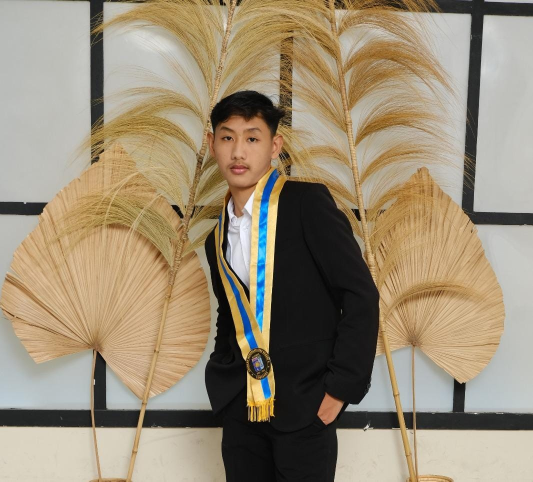
#> input picture images/aditya.jpg, 1066 x 963 px (shown at 1/2 size)
$ python -i project.py   (imports and definitions only)   (older library calls are emulated)
#> lines starting #> are read from the running program, lines starting #| are printed output that depends on the picture; after the words box and inside, x2 and y2 are one past the last pixel; in counts of white or black regions, pixels touching at a corner belong together
#> further down, picture is the input picture: shape (963, 1066, 3); mean B, G, R 118.1, 140.9, 154.5
import streamlit as st
import numpy as np
import cv2
from PIL import Image
import matplotlib
# [1 line not run here, left out]
import matplotlib.pyplot as plt
import os
from io import BytesIO
import base64

# ===================== CONFIG & THEME =====================

# [5 lines not run here, left out]

# ---------- VIDEO BACKGROUND (HTML langsung) ----------
# [35 lines left out: function set_video_background, not called in this run]

# [1 line not run here, left out]

# ----- Initialize Session State -----
# [2 lines that did not run here, left out]
# [2 lines that did not run here, left out]
if "original_img" not in st.session_state:
    st.session_state.original_img = None
# [2 lines that did not run here, left out]
# [2 lines that did not run here, left out]
# [2 lines that did not run here, left out]

# ===================== TRANSLATIONS =====================

translations = {
    "id": {
        "title": "🧮 Transformasi Matriks dalam Pengolahan Gambar",
        "subtitle": "📌 Demo interaktif transformasi matriks 2D dan filtering Gambar",
        "app_goal": "🎯 **Tujuan Aplikasi**",
        "app_goal_content": "Aplikasi ini bertujuan untuk memberikan pemahaman visual tentang bagaimana transformasi matriks dan operasi filtering bekerja dalam pengolahan gambar digital melalui demo interaktif.",
        "matrix_concept": "🧊 **Konsep Transformasi Matriks 2D**",
        "matrix_concept_content": "Gambar 2D direpresentasikan sebagai kumpulan titik (x, y). Transformasi linear seperti translasi, scaling, rotasi, shearing, dan refleksi dapat diwujudkan melalui perkalian matriks.",
        "filter_concept": "📐 **Konsep Filtering Gambar**",
        "filter_concept_content": "Filtering menggunakan kernel konvolusi yang digeser pada gambar untuk menghasilkan efek seperti blur, sharpen, atau deteksi tepi melalui operasi matematika pixel-per-pixel.",
        "interactive_concept": "🕹️ **Mengapa Interaktif?**",
        "interactive_concept_content": "Interaktivitas memungkinkan pengguna langsung melihat efek parameter perubahan, membuat konsep matematika lebih intuitif dan mudah dipahami.",
        "quick_concepts": "📖 **Konsep Singkat**",
        "quick_concepts_text": "- 🔁 Transformasi 2D: Ubah posisi pixel\n- 🧮 Konvolusi: Kernel geser untuk filtering\n- 🎯 Interaktif: Lihat perubahan langsung",
        "upload_explanation_title": "📸 **Panduan Unggah Gambar**",
        "upload_explanation_text": "1. Klik tombol 'Unggah gambar' di bawah\n2. Pilih file gambar (PNG/JPG/JPEG)\n3. Tunggu hingga gambar ditampilkan\n4. Gunakan alat processing sesuai kebutuhan",
        "upload_title": "🖼️ **Unggah Gambar**",
        "upload_label": "📤 Klik untuk mengunggah gambar (PNG/JPG/JPEG)",
        "upload_success": "✅ Gambar berhasil diunggah!",
        "upload_preview": "🖼️ Pratinjau Gambar Asli",
        "upload_info": "⬆️ Silakan unggah gambar terlebih dahulu untuk menggunakan alat di bawah ini.",
        "tools_title": "🛠️ **Alat Pengolahan Gambar**",
        "tools_subtitle": "🎛️ Pilih transformasi atau filter untuk memulai",
        "geo_title": "🔁 **Transformasi Geometri**",
        "geo_desc": "Ubah posisi, ukuran, dan orientasi pixel menggunakan operasi matriks linear.",
        "btn_translation": "↔️ Translasi",
        "btn_scaling": "📏 Scaling",
        "btn_rotation": "🔄 Rotasi",
        "btn_shearing": "📐 Shearing",
        "btn_reflection": "🪞 Refleksi",
        "geo_info": "🔔 Silakan unggah gambar terlebih dahulu untuk mencoba transformasi.",
        "trans_settings": "↔️ **Pengaturan Translasi**",
        "trans_dx": "dx (pergeseran horizontal)",
        "trans_dy": "dy (pergeseran vertikal)",
        "btn_apply": "Terapkan",
        "trans_result": "**Hasil Translasi**",
        "scale_settings": "📏 **Pengaturan Scaling**",
        "scale_x": "Skala X",
        "scale_y": "Skala Y",
        "scale_result": "**Hasil Scaling**",
        "rot_settings": "🔄 **Pengaturan Rotasi**",
        "rot_angle": "Sudut rotasi (derajat)",
        "rot_result": "**Hasil Rotasi**",
        "shear_settings": "📐 **Pengaturan Shearing**",
        "shear_x": "Faktor shear X",
        "shear_y": "Faktor shear Y",
        "shear_result": "**Hasil Shearing**",
        "refl_settings": "🪞 **Pengaturan Refleksi**",
        "refl_axis": "Sumbu refleksi",
        "refl_result": "**Hasil Refleksi**",
        "hist_title": "📊 **Histogram Gambar**",
        "hist_desc": "Analisis distribusi intensitas pixel untuk optimasi brightness dan kontras.",
        "btn_histogram": "Tampilkan Histogram 📈",
        "hist_warning": "Silakan unggah gambar terlebih dahulu untuk menampilkan histogram.",
        "filter_title": "🧮 **Filtering Gambar**",
        "filter_desc": "Modifikasi nilai pixel melalui konvolusi untuk berbagai efek visual.",
        "btn_blur": "🔲 Blur",
        "btn_sharpen": "✨ Sharpen",
        "btn_background": "🎯 Background",
        "btn_grayscale": "⚫ Grayscale",
        "btn_edge": "🔍 Edge",
        "btn_brightness": "☀️ Brightness",
        "filter_info": "🔔 Silakan unggah gambar terlebih dahulu untuk menggunakan filter.",
        "blur_settings": "🔲 **Pengaturan Filter Blur**",
        "blur_kernel": "Ukuran kernel",
        "blur_result": "**Hasil Blur**",
        "sharpen_settings": "✨ **Pengaturan Filter Sharpen**",
        "sharpen_desc": "Tingkatkan detail dan tepi pada gambar.",
        "sharpen_result": "**Hasil Sharpen**",
        "bg_settings": "🎯 **Pengaturan Penghapusan Background**",
        "bg_method": "Metode",
        "bg_result": "**Hasil Penghapusan Background**",
        "gray_settings": "⚫ **Pengaturan Konversi Grayscale**",
        "gray_desc": "Konversi gambar ke grayscale (hitam putih).",
        "gray_result": "**Hasil Grayscale**",
        "edge_settings": "🔍 **Pengaturan Deteksi Tepi**",
        "edge_method": "Metode edge",
        "edge_result": "**Gambar Edge**",
        "bright_settings": "☀️ **Pengaturan Brightness & Kontras**",
        "bright_brightness": "Brightness",
        "bright_contrast": "Kontras",
        "bright_result": "**Hasil Brightness/Kontras**",
        "team_title": "👥 **Anggota Tim**",
        "team_subtitle": "Kelompok 5 – Anggota dan Peran",
        "team_sid": "NIM",
        "team_role": "Peran",
        "team_contribution": "Kontribusi",
        "team_group": "Kelompok",
        "axis_x": "Sumbu-X",
        "axis_y": "Sumbu-Y",
        "axis_diag": "Diagonal",
        "dark_mode": "Mode Gelap",
        "light_mode": "Mode Terang",
        "menu_tools": "🛠️ Alat Processing",
        "menu_team": "👥 Tim Kami",
    },
    "en": {
        "title": "🧮 Matrix Transformations in Image Processing",
        "subtitle": "📌 Interactive demo of 2D matrix transformations and image filtering",
        "app_goal": "🎯 **Application Goal**",
        "app_goal_content": "This application aims to provide visual understanding of how matrix transformations and filtering operations work in digital image processing through interactive demonstrations.",
        "matrix_concept": "🧊 **2D Matrix Transformation Concept**",
        "matrix_concept_content": "2D images are represented as sets of points (x, y). Linear transformations like translation, scaling, rotation, shearing, and reflection can be achieved through matrix multiplication.",
        "filter_concept": "📐 **Image Filtering Concept**",
        "filter_concept_content": "Filtering uses convolution kernels that slide over the image to produce effects like blur, sharpen, or edge detection through pixel-by-pixel mathematical operations.",
        "interactive_concept": "🕹️ **Why Interactive?**",
        "interactive_concept_content": "Interactivity allows users to directly see the effects of parameter changes, making mathematical concepts more intuitive and easier to understand.",
        "quick_concepts": "📖 **Quick Concepts**",
        "quick_concepts_text": "- 🔁 2D Transform: Change pixel positions\n- 🧮 Convolution: Sliding kernel for filtering\n- 🎯 Interactive: See changes in real-time",
        "upload_explanation_title": "📸 **Image Upload Guide**",
        "upload_explanation_text": "1. Click the 'Upload image' button below\n2. Select an image file (PNG/JPG/JPEG)\n3. Wait for the image to display\n4. Use processing tools as needed",
        "upload_title": "🖼️ **Upload Image**",
        "upload_label": "📤 Click to upload image (PNG/JPG/JPEG)",
        "upload_success": "✅ Image uploaded successfully!",
        "upload_preview": "🖼️ Original Image Preview",
        "upload_info": "⬆️ Please upload an image first to use the tools below.",
        "tools_title": "🛠️ **Image Processing Tools**",
        "tools_subtitle": "🎛️ Select transformation or filter to begin",
        "geo_title": "🔁 **Geometric Transformations**",
        "geo_desc": "Change position, size, and orientation of pixels using linear matrix operations.",
        "btn_translation": "↔️ Translation",
        "btn_scaling": "📏 Scaling",
        "btn_rotation": "🔄 Rotation",
        "btn_shearing": "📐 Shearing",
        "btn_reflection": "🪞 Reflection",
        "geo_info": "🔔 Please upload an image first to try transformations.",
        "trans_settings": "↔️ **Translation Settings**",
        "trans_dx": "dx (horizontal shift)",
        "trans_dy": "dy (vertical shift)",
        "btn_apply": "Apply",
        "trans_result": "**Translation Result**",
        "scale_settings": "📏 **Scaling Settings**",
        "scale_x": "Scale X",
        "scale_y": "Scale Y",
        "scale_result": "**Scaling Result**",
        "rot_settings": "🔄 **Rotation Settings**",
        "rot_angle": "Rotation angle (degrees)",
        "rot_result": "**Rotation Result**",
        "shear_settings": "📐 **Shearing Settings**",
        "shear_x": "Shear factor X",
        "shear_y": "Shear factor Y",
        "shear_result": "**Shearing Result**",
        "refl_settings": "🪞 **Reflection Settings**",
        "refl_axis": "Reflection axis",
        "refl_result": "**Reflection Result**",
        "hist_title": "📊 **Image Histogram**",
        "hist_desc": "Analyze pixel intensity distribution for brightness and contrast optimization.",
        "btn_histogram": "Show Histogram 📈",
        "hist_warning": "Please upload an image first to display the histogram.",
        "filter_title": "🧮 **Image Filtering**",
        "filter_desc": "Modify pixel values through convolution for various visual effects.",
        "btn_blur": "🔲 Blur",
        "btn_sharpen": "✨ Sharpen",
        "btn_background": "🎯 Background",
        "btn_grayscale": "⚫ Grayscale",
        "btn_edge": "🔍 Edge",
        "btn_brightness": "☀️ Brightness",
        "filter_info": "🔔 Please upload an image first to use the filters.",
        "blur_settings": "🔲 **Blur Filter Settings**",
        "blur_kernel": "Kernel size",
        "blur_result": "**Blur Result**",
        "sharpen_settings": "✨ **Sharpen Filter Settings**",
        "sharpen_desc": "Enhance details and edges in the image.",
        "sharpen_result": "**Sharpen Result**",
        "bg_settings": "🎯 **Background Removal Settings**",
        "bg_method": "Method",
        "bg_result": "**Background Removal Result**",
        "gray_settings": "⚫ **Grayscale Conversion Settings**",
        "gray_desc": "Convert the image to grayscale (black and white).",
        "gray_result": "**Grayscale Result**",
        "edge_settings": "🔍 **Edge Detection Settings**",
        "edge_method": "Edge method",
        "edge_result": "**Edge Image**",
        "bright_settings": "☀️ **Brightness & Contrast Settings**",
        "bright_brightness": "Brightness",
        "bright_contrast": "Contrast",
        "bright_result": "**Brightness/Contrast Result**",
        "team_title": "👥 **Team Members**",
        "team_subtitle": "Group 5 – Members and Roles",
        "team_sid": "SID",
        "team_role": "Role",
        "team_contribution": "Contribution",
        "team_group": "Group",
        "axis_x": "X-axis",
        "axis_y": "Y-axis",
        "axis_diag": "Diagonal",
        "dark_mode": "Dark Mode",
        "light_mode": "Light Mode",
        "menu_tools": "🛠️ Processing Tools",
        "menu_team": "👥 Our Team",
    }
}

# ===================== CUSTOM STYLING =====================

# [581 lines not run here, left out]

# ===================== HELPER FUNCTIONS =====================

# [5 lines left out: function load_image, not called in this run]

def to_opencv(img_rgb):
    """Convert RGB numpy array to BGR for OpenCV."""
    return cv2.cvtColor(img_rgb, cv2.COLOR_RGB2BGR)

def to_streamlit(img_bgr):
    """Convert BGR numpy array to RGB for Streamlit display."""
    return cv2.cvtColor(img_bgr, cv2.COLOR_BGR2RGB)

# [129 lines left out: functions apply_affine_transform, manual_convolution_gray, manual_convolution_rgb, rgb_to_gray, adjust_brightness_contrast, image_to_bytes and 1 more, not called in this run]

def advanced_background_removal(img_rgb, method="hsv", bg_color=(255, 255, 255)):
    """Advanced background removal with multiple methods."""
    if img_rgb is None:
        return None

    img_bgr = to_opencv(img_rgb)

    # Create mask for green background (assuming green screen)
    hsv = cv2.cvtColor(img_bgr, cv2.COLOR_BGR2HSV)
#> hsv: shape (963, 1066, 3); mean H, S, V 81.9, 61, 156.5

    # Define green color range
    lower_green1 = np.array([35, 50, 50])
    upper_green1 = np.array([85, 255, 255])

    # Alternative green range for better detection
    lower_green2 = np.array([25, 40, 40])
    upper_green2 = np.array([95, 255, 255])

    # Create masks
    mask1 = cv2.inRange(hsv, lower_green1, upper_green1)
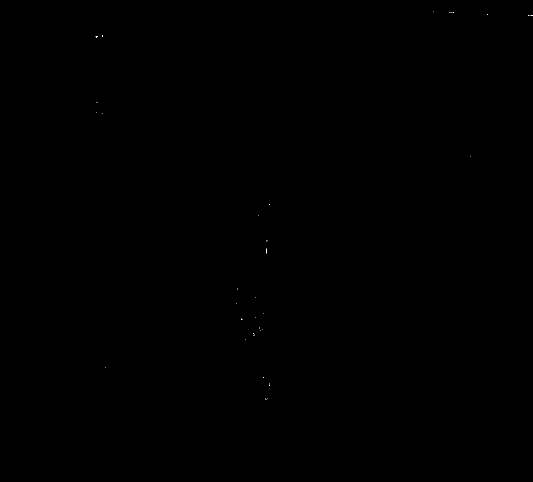
#> mask1: shape (963, 1066) (shown at 1/2 size); 0.01% white in thin lines or dots, all inside (x1, y1, x2, y2) = (191, 23, 1066, 799)
    mask2 = cv2.inRange(hsv, lower_green2, upper_green2)
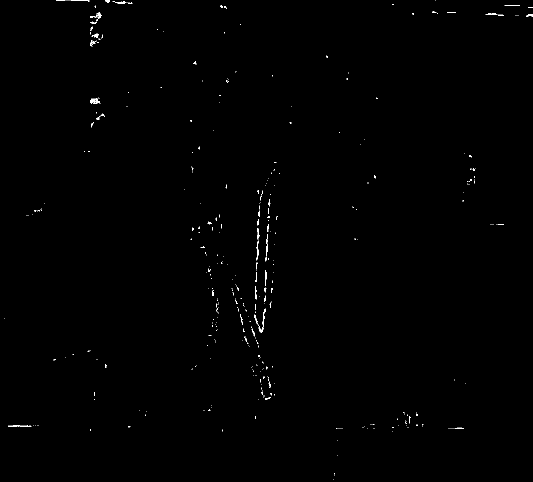
#> mask2: shape (963, 1066) (shown at 1/2 size); 0.3% white in thin lines or dots
    mask = cv2.bitwise_or(mask1, mask2)

    # Improve mask with morphological operations
    kernel = np.ones((5, 5), np.uint8)
    mask = cv2.morphologyEx(mask, cv2.MORPH_CLOSE, kernel)
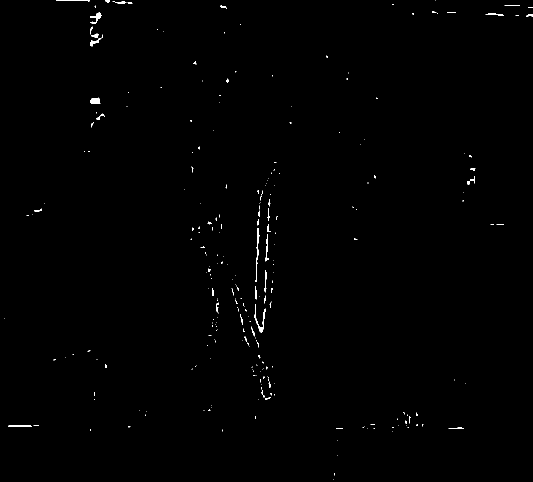
#> mask: shape (963, 1066) (shown at 1/2 size); 0.39% white; 257 white regions (209 under 20 px), largest, box (x1, y1, x2, y2) and area: (509, 608, 532, 665) 258, (511, 456, 519, 564) 214, (181, 24, 204, 48) 206
    mask = cv2.morphologyEx(mask, cv2.MORPH_OPEN, kernel)
#> mask: shape (963, 1066); 0.05% white; 7 white regions (1 under 20 px), largest, box (x1, y1, x2, y2) and area: (181, 197, 199, 208) 185, (192, 26, 202, 38) 105, (518, 655, 526, 664) 67, (181, 83, 190, 89) 49, (189, 69, 196, 75) 42, (211, 0, 219, 4) 31
    mask = cv2.dilate(mask, kernel, iterations=1)
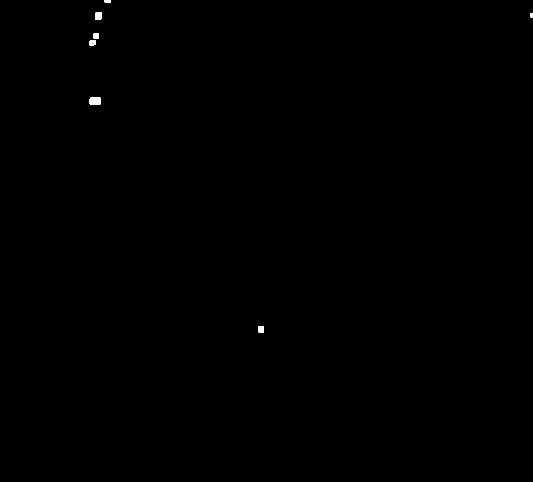
#> mask: shape (963, 1066) (shown at 1/2 size); 0.1% white; 7 white regions, largest, box (x1, y1, x2, y2) and area: (179, 195, 201, 210) 317, (190, 24, 204, 40) 209, (516, 653, 528, 666) 151

    # Invert mask to get foreground
    mask_inv = cv2.bitwise_not(mask)

    # Extract foreground
    fg = cv2.bitwise_and(img_bgr, img_bgr, mask=mask_inv)

    if method == "hsv":
        # White background
        bg = np.full_like(img_bgr, bg_color, dtype=np.uint8)
        bg = cv2.bitwise_and(bg, bg, mask=mask)
        result = cv2.add(fg, bg)

    elif method == "blur_bg":
        # Create blurred background
        blurred_bg = cv2.GaussianBlur(img_bgr, (51, 51), 0)
        bg = cv2.bitwise_and(blurred_bg, blurred_bg, mask=mask)
        result = cv2.add(fg, bg)

    elif method == "transparent":
        # Create RGBA image with transparency
        rgba = cv2.cvtColor(img_bgr, cv2.COLOR_BGR2RGBA)
        rgba[:, :, 3] = mask_inv
        result = rgba

    elif method == "grayscale_bg":
        # Grayscale background
        gray_bg = cv2.cvtColor(img_bgr, cv2.COLOR_BGR2GRAY)
        gray_bg = cv2.cvtColor(gray_bg, cv2.COLOR_GRAY2BGR)
        bg = cv2.bitwise_and(gray_bg, gray_bg, mask=mask)
        result = cv2.add(fg, bg)

    elif method == "edge_detection_bg":
        # Edge detection background
        gray = cv2.cvtColor(img_bgr, cv2.COLOR_BGR2GRAY)
        edges = cv2.Canny(gray, 100, 200)
        edges_color = cv2.cvtColor(edges, cv2.COLOR_GRAY2BGR)
        bg = cv2.bitwise_and(edges_color, edges_color, mask=mask)
        result = cv2.add(fg, bg)

    else:
        # Solid color background
        if method == "red":
            bg_color_bgr = (0, 0, 255)
        elif method == "blue":
            bg_color_bgr = (255, 0, 0)
        elif method == "yellow":
            bg_color_bgr = (0, 255, 255)
        elif method == "green":
            bg_color_bgr = (0, 255, 0)
        elif method == "purple":
            bg_color_bgr = (255, 0, 255)
        elif method == "orange":
            bg_color_bgr = (0, 165, 255)
        elif method == "pink":
            bg_color_bgr = (203, 192, 255)
        elif method == "brown":
            bg_color_bgr = (42, 42, 165)
        elif method == "black":
            bg_color_bgr = (0, 0, 0)
        else:
            bg_color_bgr = (255, 255, 255)

        bg = np.full_like(img_bgr, bg_color_bgr, dtype=np.uint8)
        bg = cv2.bitwise_and(bg, bg, mask=mask)
        result = cv2.add(fg, bg)

    if result.shape[2] == 4:
        return result
    else:
        return to_streamlit(result)

# [81 lines left out: functions get_method_description, get_method_color, safe_display_square_image, not called in this run]

# Ensure images directory exists
# [1 line not run here, left out]

# Get current language and theme
lang = st.session_state["language"]
# [1 line that did not run here, left out]
theme_mode = st.session_state["theme_mode"]

# ===================== HEADER BOX =====================
# [34 lines not run here, left out]

# Two-column layout for concept boxes
# [1 line that did not run here, left out]

# [20 lines not run here, left out]
# [1 line that did not run here, left out]

# [15 lines not run here, left out]

# ===================== PAGE CONTENT =====================
page = st.session_state["current_page"]

# [734 lines not run here, left out]

>>> import cv2
>>> picture = cv2.imread('images/aditya.jpg')
>>> result = advanced_background_removal(picture)

$ run again, on images/syafiq_nur.jpg
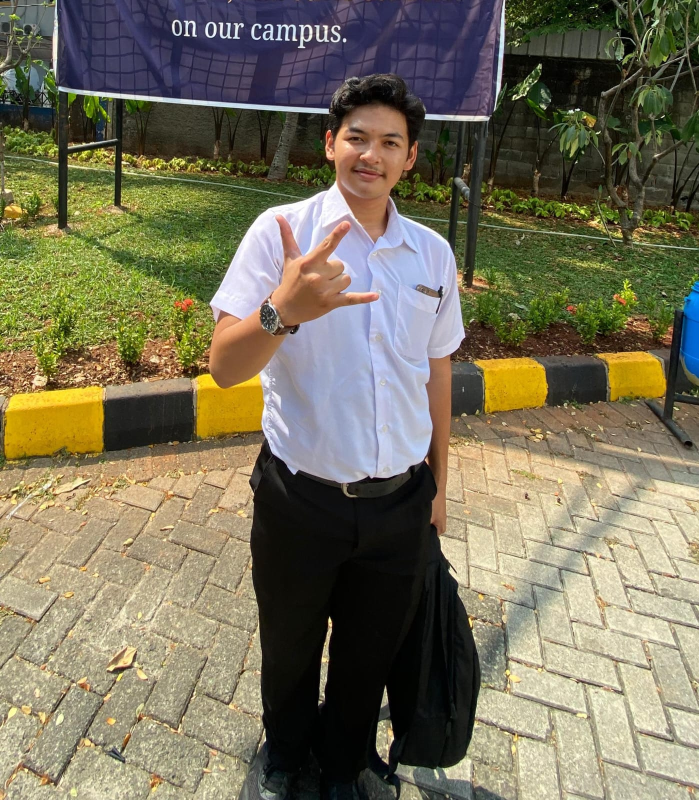
#> input picture images/syafiq_nur.jpg, 1398 x 1600 px (shown at 1/2 size)
#> picture is the input picture: shape (1600, 1398, 3); mean B, G, R 91, 114.5, 120.6
#> hsv: shape (1600, 1398, 3); mean H, S, V 89.9, 95.3, 128.1
#> in advanced_background_removal, `mask1 = cv2.inRange(hsv, lower_green1, upper_green1)`:
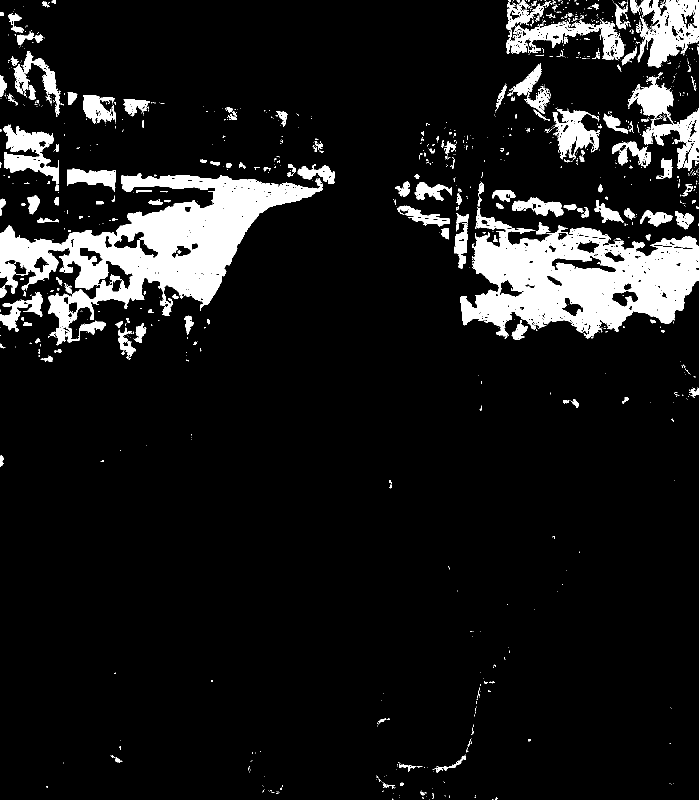
#> mask1: shape (1600, 1398) (shown at 1/2 size); 10% white; 1202 white regions (997 under 20 px), largest, box (x1, y1, x2, y2) and area: (0, 346, 646, 691) 73146, (920, 414, 1398, 678) 63723, (1261, 0, 1398, 136) 9625
#> mask2: shape (1600, 1398); 26.5% white; 2806 white regions (2168 under 20 px), largest, box (x1, y1, x2, y2) and area: (0, 222, 672, 753) 165424, (919, 110, 1398, 690) 138723, (949, 1246, 1368, 1569) 32366
#> mask_inv: shape (1600, 1398); 66% white; 311 black regions, largest, box (x1, y1, x2, y2) and area: (0, 196, 674, 753) 223651, (905, 0, 1398, 691) 220934, (862, 1195, 1369, 1600) 84829
#> in advanced_background_removal, `result = cv2.add(fg, bg)`:
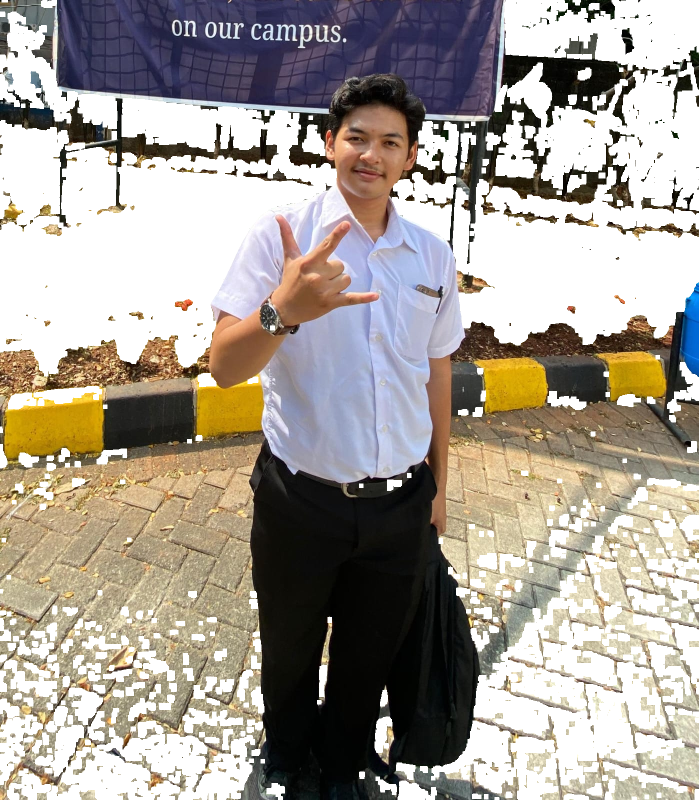
#> result: shape (1600, 1398, 3) (shown at 1/2 size); mean R, G, B 166.1, 158.8, 150
